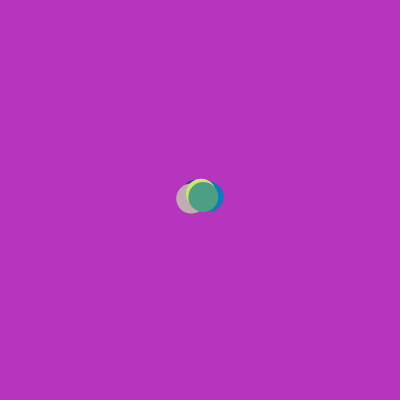
Frame 1 (no input)
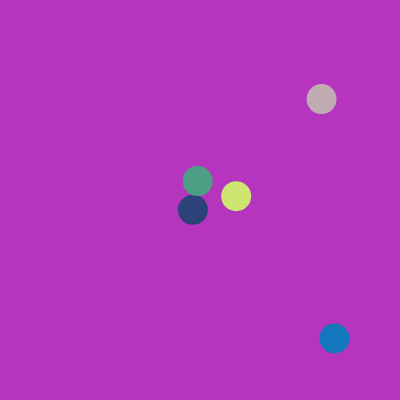
Frame 60 (no input)
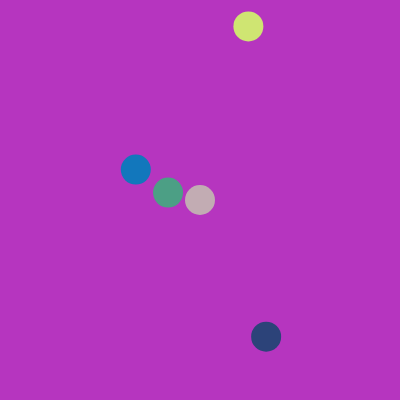
Frame 120 (the mouse pressed at the canvas centre since frame 60)

The p5.js sketch that drew these frames (run headless with seeded random() and noise() and a simulated clock; from frame 60 on, the mouse is pressed at the canvas centre):

// p5.js sketch
// ── sketch.js
function setup() {
  createCanvas(400, 400);
  backgroundColourR = random(255);
  backgroundColourG = random(255);
  backgroundColourB = random(255);
  ball1 = new Ball(30);
  ball2 = new Ball(30);
  ball3 = new Ball(30);
  ball4 = new Ball(30);
  ball5 = new Ball(30);
}

function draw() {
  background(backgroundColourR,backgroundColourG,backgroundColourB);
  ball1.move();
  ball2.move();
  ball3.move();
  ball4.move();
  ball5.move();
}

class Ball{
  
  constructor(diameter){
    this.x = floor(random(200,200));
    this.y = floor(random(200,200));
    this.diameter = diameter;
    this.xChange = random(-10,10);
    this.yChange = random(-10,10);
    this.R = random(255);
    this.G = random(255);
    this.B = random(255);
  }
  
  move(){
    this.x = this.x + this.xChange;
    this.y = this.y + this.yChange;
    if(this.x < 15){
      this.x = 200;
      this.y = 200;
      this.xChange = random(-10,10);
      this.yChange = random(-10,10);
    } if(this.x > width-15){
      this.x = 200;
      this.y = 200;
      this.xChange = random(-10,10);
      this.yChange = random(-10,10);
    } if(this.y < 15){
      this.x = 200;
      this.y = 200;
      this.xChange = random(-10,10);
      this.yChange = random(-10,10);
    } if(this.y > height-15){
      this.x = 200;
      this.y = 200;
      this.xChange = random(-10,10);
      this.yChange = random(-10,10);
    }
    fill(this.R,this.G,this.B);
    noStroke();
    circle(this.x,this.y,this.diameter);
  }
}
